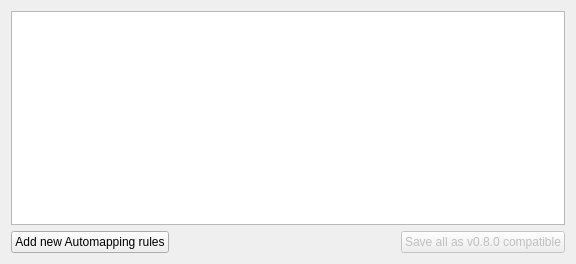
<?xml version="1.0" encoding="UTF-8"?>
<ui version="4.0">
 <class>MainWindow</class>
 <widget class="QMainWindow" name="MainWindow">
  <property name="geometry">
   <rect>
    <x>0</x>
    <y>0</y>
    <width>576</width>
    <height>264</height>
   </rect>
  </property>
  <property name="windowTitle">
   <string>Tiled Automapping Rule Files Converter</string>
  </property>
  <widget class="QWidget" name="centralWidget">
   <layout class="QGridLayout" name="gridLayout">
    <item row="0" column="0">
     <widget class="QTreeView" name="treeView">
      <property name="rootIsDecorated">
       <bool>false</bool>
      </property>
      <property name="uniformRowHeights">
       <bool>true</bool>
      </property>
      <property name="itemsExpandable">
       <bool>false</bool>
      </property>
      <attribute name="headerStretchLastSection">
       <bool>false</bool>
      </attribute>
     </widget>
    </item>
    <item row="1" column="0">
     <layout class="QHBoxLayout" name="horizontalLayout">
      <item>
       <widget class="QPushButton" name="addbutton">
        <property name="text">
         <string>Add new Automapping rules</string>
        </property>
       </widget>
      </item>
      <item>
       <spacer name="horizontalSpacer">
        <property name="orientation">
         <enum>Qt::Horizontal</enum>
        </property>
        <property name="sizeHint" stdset="0">
         <size>
          <width>40</width>
          <height>20</height>
         </size>
        </property>
       </spacer>
      </item>
      <item>
       <widget class="QPushButton" name="saveButton">
        <property name="enabled">
         <bool>false</bool>
        </property>
        <property name="text">
         <string notr="true">Save all as v0.8.0 compatible</string>
        </property>
       </widget>
      </item>
     </layout>
    </item>
   </layout>
  </widget>
 </widget>
 <layoutdefault spacing="6" margin="11"/>
 <resources/>
 <connections/>
</ui>
